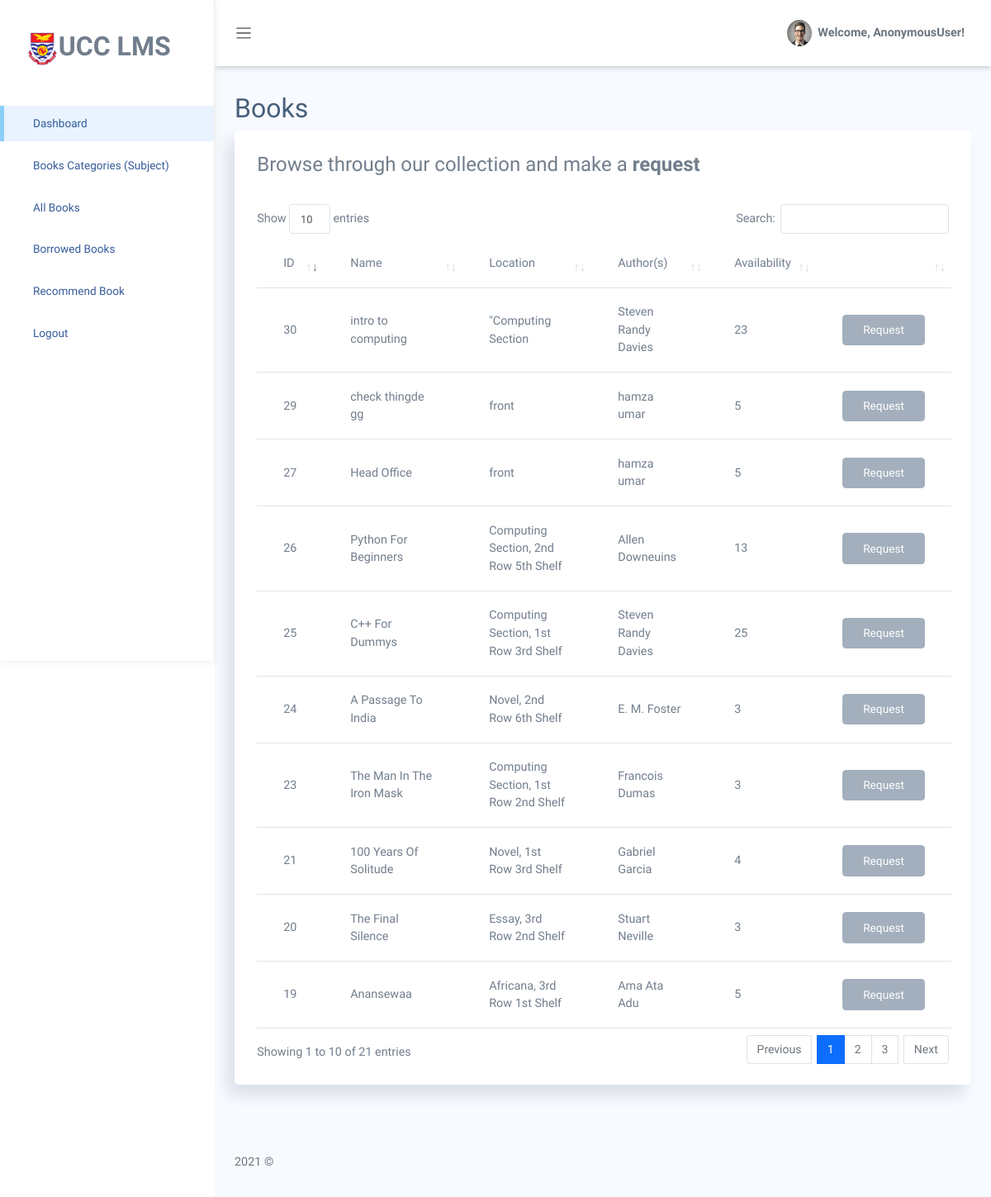
The app's page /student-view-books/ with its own data.
### ucclms/models.py (models this page shows, shortened)
class Book(models.Model):
    title = models.CharField(max_length = 255, blank=False, null=False)
    publisher = models.CharField(max_length = 255, blank=True, null=True)
    availability = models.IntegerField(default=0, blank=True, null=True)
    year = models.CharField(max_length = 4, blank=True, null=True)
    author = models.CharField(max_length = 255, blank=True, null=True)
    location = models.CharField(max_length = 255, blank=True, null=True)
    subject = models.ForeignKey(Subject, on_delete=models.SET_NULL, null=True, blank=True, related_name='booksubject')
    is_stolen = models.BooleanField(default=False)
    no_stolen = models.IntegerField(null=True, blank=True, default=0)

### ucclms/views.py (the view)
# urls.py: path('student-view-books/', views.studentViewBooks, name='student-view-books'),
def studentViewBooks(request):
    print(request.user.groups)
    books = Book.objects.all()
    if request.method == 'POST':
        book=request.post
    context = {'dash_title':'Books','books': books}
    return render(request, 'ucclms/student-view-books.html', context)

### ucclms/templates/ucclms/student-view-books.html (shortened to what this page needs)
{% extends 'stubase.html' %}
{% block content %}
<section class="section">
    <div class="card">
        <div class="card-header">
            <legend>Browse through our collection and make a <strong>request</strong></legend>
        </div>
        <div class="card-body">
            <table class='table' id="table_id">
                <thead>
                    <tr>
                        <td>ID</td>
                        <td>Name</td>
                        <td>Location</td>
                        <td>Author(s)</td>
                        <td>Availability</td>
                        <td></td>
                    </tr>
                </thead>
                <tbody>
                    {% for book in books %}
                        {% if book.availability > 0 %}
                            <tr>
                                <td>{{book.id}}</td>
                                <td>{{book.title}}</td>
                                <td>{{book.location}}</td>
                                <td>{{book.author}}</td>
                                <td>{{book.availability}}</td>
                                <td class="request-list-item">
                                    {% if book.availability > 0 %}
                                    <a href="{% url 'borrow-book' book.id %}" id="{{book.id}} request-btn"
                                        class="{{book.id}} btn request-btn btn-light">Request</a>
                                    {% endif %}
                                </td>
                            </tr>
                        {% endif %}
                    {% endfor %}
                </tbody>
            </table>
        </div>
    </div>
</section>
{% endblock %}

### staticfiles/css/main.css (style rules this page uses)
* { margin: 0; padding: 0; box-sizing: border-box; }
body { background-color: rgb(241, 241, 241); }
a { text-decoration: none; }

### staticfiles/css/app.css (style rules this page uses)
* { font-family: "Raleway"; }
a { text-decoration: none; outline: 0; }
.btn.btn-light { color: #fff; }
.card { box-shadow: -8px 12px 18px 0 rgba(25, 42, 70, 0.13); margin-bottom: 2.2rem; }
.card .card-header { border: none; }
.card .card-header ~ .card-body { padding-top: 0; }
.card .card-body { padding: 1.4rem 1.7rem; }
.table td, .dataTable-table td, .table thead th, .dataTable-table thead th { vertical-align: middle; }

### records on screen
Book: id "19", title "Anansewaa", location "Africana, 3rd Row 1st Shelf", author "Ama Ata Adu", availability "5"
Book: id "20", title "The Final Silence", location "Essay, 3rd Row 2nd Shelf", author "Stuart Neville", availability "3"
Book: id "21", title "100 Years Of Solitude", location "Novel, 1st Row 3rd Shelf", author "Gabriel Garcia", availability "4"
Book: id "23", title "The Man In The Iron Mask", location "Computing Section, 1st Row 2nd Shelf", author "Francois Dumas", availability "3"
Book: id "24", title "A Passage To India", location "Novel, 2nd Row 6th Shelf", author "E. M. Foster", availability "3"
Book: id "25", title "C++ For Dummys", location "Computing Section, 1st Row 3rd Shelf", author "Steven Randy Davies", availability "25"
Book: id "26", title "Python For Beginners", location "Computing Section, 2nd Row 5th Shelf", author "Allen Downeuins", availability "13"
Book: id "27", title "Head Office", location "front", author "hamza umar", availability "5"
Book: id "29", title "check thingde gg", location "front", author "hamza umar", availability "5"
Book: id "30", title "intro to computing", location "\"Computing Section", author "Steven Randy Davies", availability "23"

### other values on screen
{{ request.user }} "AnonymousUser"
{{ dash_title }} "Books"
